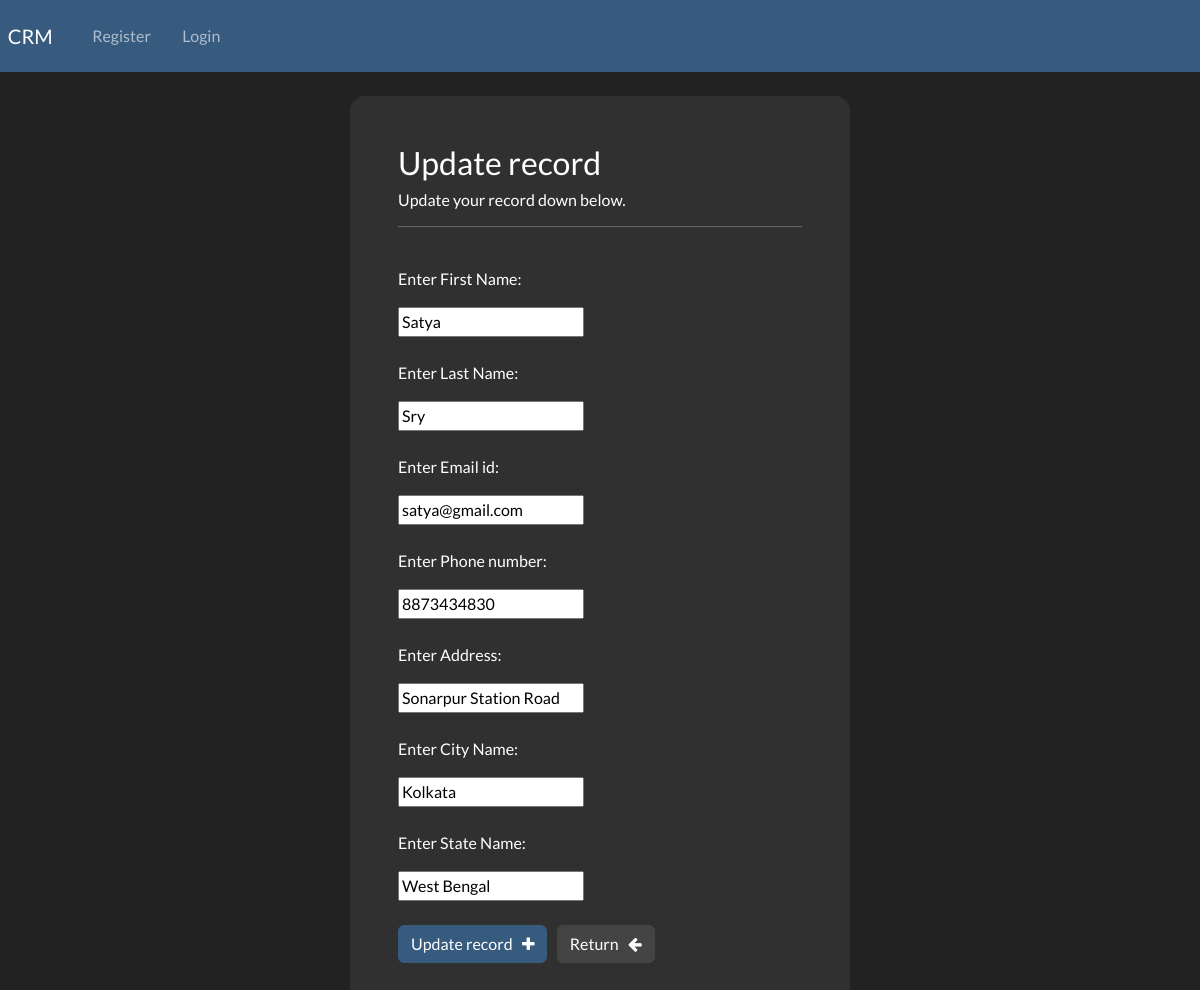
The app's page /crm/update-record/2 with its own data.
### crm/models.py (models this page shows, shortened)
class Record(models.Model):
    creation_date = models.DateTimeField(auto_now_add=True)
    first_name = models.CharField(max_length=100)
    last_name = models.CharField(max_length=100)
    email = models.CharField(max_length=200)
    phone = models.CharField(max_length=20)
    address = models.CharField(max_length=200)
    city = models.CharField(max_length=300)
    state = models.CharField(max_length=100)

### crm/views.py (the view)
# urls.py: path('update-record/<int:pk>', views.update_record, name='update-record'),
def update_record(request, pk):
    record = Record.objects.get(id=pk)
    if request.method == 'POST':
        form = UpdateRecordForm(request.POST, instance=record)
        if form.is_valid():
            form.save()
            return redirect('dashboard')
    else:
        form = UpdateRecordForm(instance=record)
    context = {'form': form}
    return render(request, 'crm/update-record.html', context=context)

### crm/forms.py
class UpdateRecordForm(forms.ModelForm):
    class Meta:
        model = Record
        fields = ['first_name', 'last_name', 'email', 'phone', 'address', 'city', 'state']

### crm/templates/crm/update-record.html (shortened to what this page needs)
{% extends "crm/layout.html" %}
{% block content %}
    <div class='container bg-dark shadow-md p-5 form-layout'>
        <h3>Update record</h3>
        <h6>Update your record down below. </h6>
        <hr><br>
        <form method='POST' autocomplete='off'>
            <p>Enter First Name:</p>
            {{ form.first_name }} <br><br>
            <p>Enter Last Name:</p>
            {{ form.last_name }} <br><br>
            <p>Enter Email id:</p>
            {{ form.email }} <br><br>
            <p>Enter Phone number:</p>
            {{ form.phone }} <br><br>
            <p>Enter Address:</p>
            {{ form.address }} <br><br>
            <p>Enter City Name:</p>
            {{ form.city }} <br><br>
            <p>Enter State Name:</p>
            {{ form.state }} <br><br>
            <button type='submit' class='btn btn-primary'>Update record &nbsp;
            <i class='fa fa-plus' aria-hidden='true'></i></button> &nbsp;
            <a href="{% url 'dashboard' %}" class='btn btn-secondary'>Return &nbsp;
            <i class='fa fa-arrow-left' aria-hidden='true'></i></a>
        </form>
    </div>
{% endblock %}

### static/css/styles.css (style rules this page uses)
.form-layout { border-radius: 15px; width: 500px; }

### records on screen
Record: first_name "Satya", last_name "Sry", email "satya@gmail.com", phone "8873434830", address "Sonarpur Station Road", city "Kolkata", state "West Bengal"
